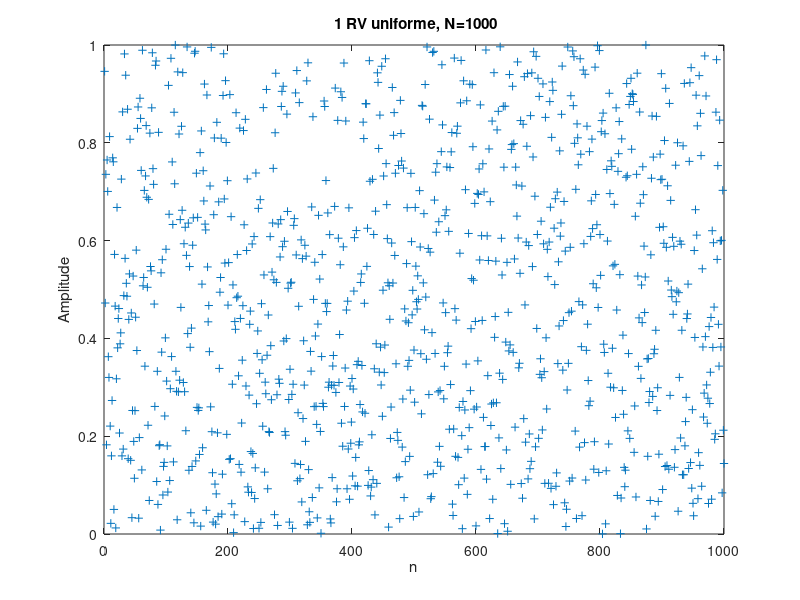
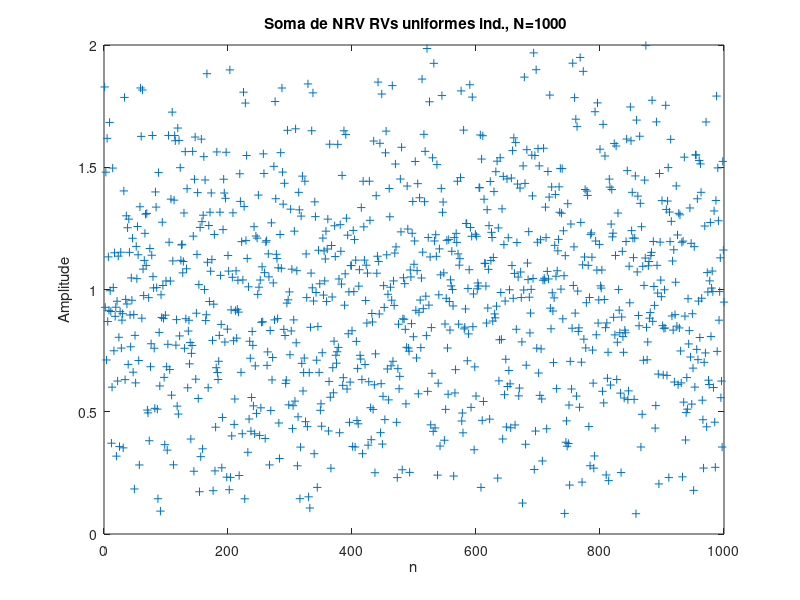

Reproduce these figures in MATLAB, in order. (Note: this script raises an error after producing the figures.)

% CHAPTER 2: RANDOM VARIABLE

%  Uniform variable, histogram, probability and density.

% Generation of sum of N independent RVs each one uniformly distributed in [0,1]

clear all;
close all;

NRV=2;
N=10000000; % Number of values

Y=0;
for ind_NRV=1:NRV

X=rand(1,N);
% plot(X)
% xlabel('n')
% ylabel('Amplitude')
% title('UNIFORM RANDOM VARIABLE in [0,2pi], N=10000')
% figure
% plot(X(1:1000))
% title('UNIFORM RANDOM VARIABLE in [0,2pi], N=1000')
% ylabel('Amplitude')
% xlabel('n')

Y=Y+X; 
%Y=-sin(X); %prob. 2.14

end

figure(1)
plot(X(1:1000),'+')
title(' 1 RV uniforme, N=1000')
ylabel('Amplitude')
xlabel('n')

figure(2)
plot(Y(1:1000),'+')
title(' Soma de NRV RVs uniformes ind., N=1000')
ylabel('Amplitude')
xlabel('n')


NN=160;
R1=0;
R2=NRV;
PDF=prob_density_function(Y,N,NN,R1,R2);







